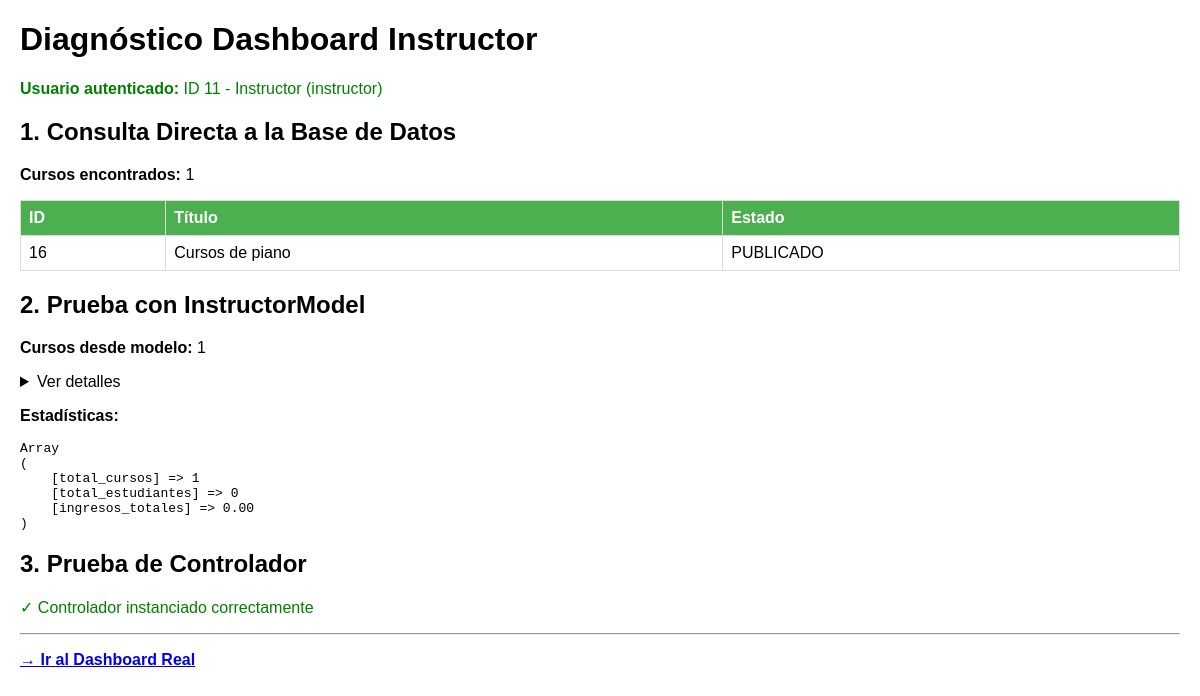
The app's page /public/test_dashboard.php (signed in), older data.
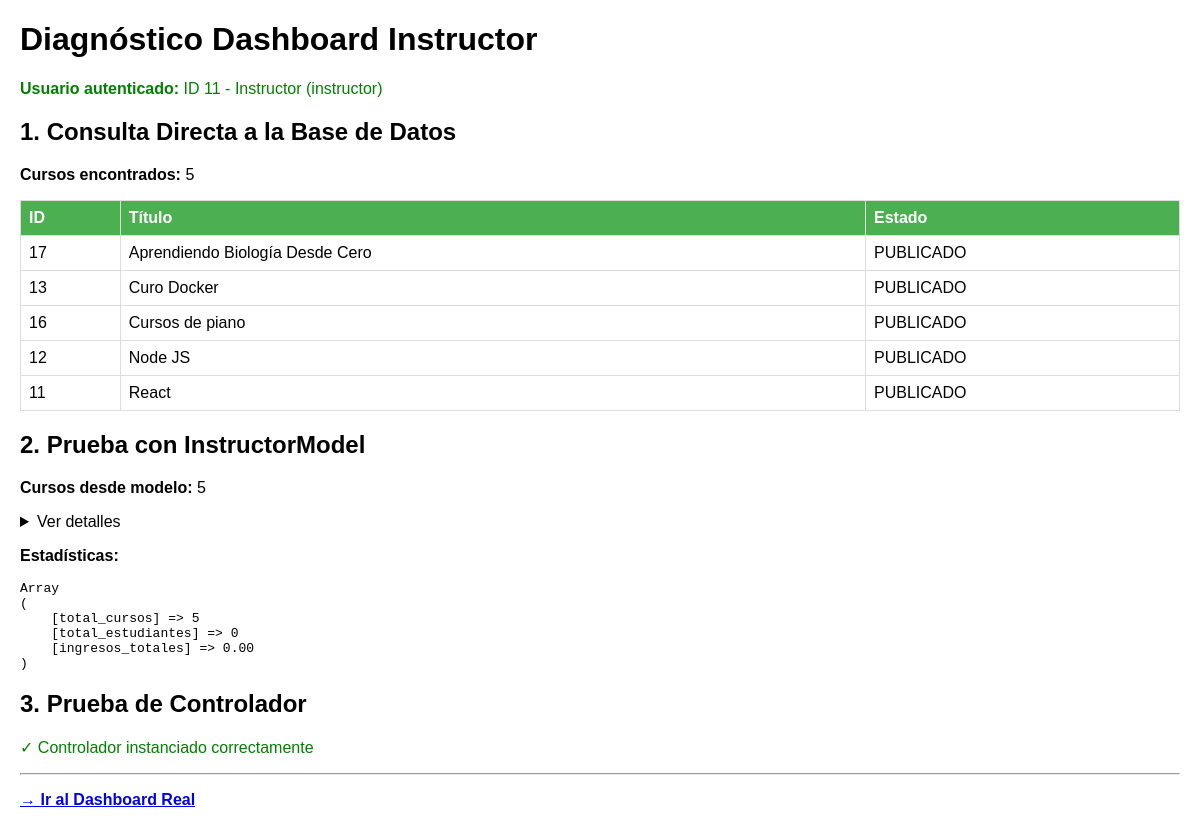
The same page, newer data.
### tables this page shows
CREATE TABLE `cursos` (
  `id_curso` int(11) NOT NULL,
  `id_instructor` int(11) NOT NULL,
  `titulo` varchar(150) NOT NULL,
  `slug` varchar(170) NOT NULL,
  `portada` varchar(255) DEFAULT NULL,
  `descripcion` text NOT NULL,
  `duracion` varchar(50) DEFAULT NULL,
  `modalidad` enum('PRESENCIAL','VIRTUAL','HIBRIDA') NOT NULL DEFAULT 'VIRTUAL',
  `precio` decimal(10,2) NOT NULL DEFAULT 0.00,
  `fecha_inicio` date DEFAULT NULL,
  `cupos` int(11) NOT NULL DEFAULT 0,
  `estado` enum('BORRADOR','PENDIENTE','PUBLICADO','ARCHIVADO') NOT NULL DEFAULT 'BORRADOR',
  `creado_en` datetime NOT NULL DEFAULT current_timestamp(),
  `actualizado_en` datetime NOT NULL DEFAULT current_timestamp(),
  `id_categoria` int(11) DEFAULT NULL
);

### models/BaseModel.php (called while the page is built, shortened)
<?php
class BaseModel {
    public function __construct($pdo) {
        $this->pdo = $pdo;
    }
}
?>

### models/InstructorModel.php (called while the page is built, shortened)
<?php
require_once __DIR__ . '/BaseModel.php';
class Instructor extends BaseModel {
    public function getStatsInstructor($instructor_id) {
        try {
            $query = $this->pdo->prepare("
                SELECT
                    COUNT(DISTINCT c.id_curso) as total_cursos,
                    COUNT(DISTINCT i.id_inscripcion) as total_estudiantes,
                    COALESCE(SUM(CASE
                        WHEN p.estado = 'APROBADO' THEN p.monto
                        ELSE 0
                    END), 0) as ingresos_totales
                FROM cursos c
                LEFT JOIN inscripciones i ON c.id_curso = i.id_curso
                LEFT JOIN pagos p ON i.id_inscripcion = p.id_inscripcion
                WHERE c.id_instructor = ?
            ");
            $query->execute([$instructor_id]);
            $result = $query->fetch(PDO::FETCH_ASSOC);
            return $result ?: [
                'total_cursos' => 0,
                'total_estudiantes' => 0,
                'ingresos_totales' => 0
            ];
        } catch (PDOException $e) {
            error_log("ERROR en getStatsInstructor: " . $e->getMessage());
            return [
                'total_cursos' => 0,
                'total_estudiantes' => 0,
                'ingresos_totales' => 0
            ];
        }
    }
    public function getCursosInstructor($instructor_id) {
        try {
            $query = $this->pdo->prepare("
                SELECT
                    c.id_curso,
                    c.titulo,
                    c.descripcion,
                    c.duracion,
                    c.precio,
                    c.estado,
                    c.modalidad,
                    c.cupos,
                    c.portada,
                    c.fecha_inicio,
                    COUNT(DISTINCT i.id_inscripcion) as total_inscritos,
                    COALESCE(AVG(r.calificacion), 0) as calificacion_promedio,
                    u.nombre_completo as nombre_instructor,
                    cat.nombre as categoria
                FROM cursos c
                LEFT JOIN inscripciones i ON c.id_curso = i.id_curso
                LEFT JOIN resenas r ON c.id_curso = r.id_curso
                LEFT JOIN usuarios u ON c.id_instructor = u.id_usuario
                LEFT JOIN categorias cat ON c.id_categoria = cat.id_categoria
                WHERE c.id_instructor = ?
                GROUP BY c.id_curso
                ORDER BY c.creado_en DESC
            ");
            $query->execute([$instructor_id]);
            $cursos = $query->fetchAll(PDO::FETCH_ASSOC);
            return $cursos;
        } catch (PDOException $e) {
            error_log("ERROR en getCursosInstructor: " . $e->getMessage());
            return [];
        }
    }
}
?>

### public/test_dashboard.php (the view, shortened to what this page needs)
<?php
echo "<!DOCTYPE html><html><head><meta charset='UTF-8'><title>Test Dashboard</title>";
echo "</head><body>";
echo "<h1>Diagnóstico Dashboard Instructor</h1>";
$instructor_id = $_SESSION['user_id'];
echo "<div class='success'><strong>Usuario autenticado:</strong> ID $instructor_id - " . $_SESSION['user_nombre'] . " (" . $_SESSION['user_rol'] . ")</div>";
require_once __DIR__ . '/../config/database.php';
echo "<h2>1. Consulta Directa a la Base de Datos</h2>";
try {
    $stmt = $pdo->prepare("SELECT id_curso, titulo, estado FROM cursos WHERE id_instructor = ?");
    $stmt->execute([$instructor_id]);
    $cursos = $stmt->fetchAll(PDO::FETCH_ASSOC);
    echo "<p><strong>Cursos encontrados:</strong> " . count($cursos) . "</p>";
    if (count($cursos) > 0) {
        echo "<table><tr><th>ID</th><th>Título</th><th>Estado</th></tr>";
        foreach ($cursos as $curso) {
            echo "<tr><td>{$curso['id_curso']}</td><td>{$curso['titulo']}</td><td>{$curso['estado']}</td></tr>";
        }
        echo "</table>";
    } else {
        echo "<p class='warning'>No se encontraron cursos</p>";
    }
} catch (Exception $e) {
    echo "<p class='error'>Error: " . $e->getMessage() . "</p>";
}
echo "<h2>2. Prueba con InstructorModel</h2>";
try {
    require_once __DIR__ . '/../models/InstructorModel.php';
    $instructorModel = new Instructor($pdo);
    $cursos_modelo = $instructorModel->getCursosInstructor($instructor_id);
    echo "<p><strong>Cursos desde modelo:</strong> " . count($cursos_modelo) . "</p>";
    if (count($cursos_modelo) > 0) {
        echo "<details><summary>Ver detalles</summary><pre>" . print_r($cursos_modelo, true) . "</pre></details>";
    }
    $stats = $instructorModel->getStatsInstructor($instructor_id);
    echo "<p><strong>Estadísticas:</strong></p><pre>" . print_r($stats, true) . "</pre>";
} catch (Exception $e) {
    echo "<p class='error'>Error: " . $e->getMessage() . "</p>";
}
echo "<h2>3. Prueba de Controlador</h2>";
try {
    echo "<p class='success'>✓ Controlador instanciado correctamente</p>";
} catch (Exception $e) {
    echo "<p class='error'>✗ Error: " . $e->getMessage() . "</p>";
}
echo "<hr><p><strong><a href='instructor_router.php'>→ Ir al Dashboard Real</a></strong></p>";
echo "</body></html>";
?>

Row changes from the older to the newer data that the page shows:
added cursos: id_curso "17", titulo "Aprendiendo Biología Desde Cero", estado "PUBLICADO"
now on this page (row edited): cursos: id_curso "13", titulo "Curo Docker", estado "PUBLICADO"
now on this page (row edited): cursos: id_curso "12", titulo "Node JS", estado "PUBLICADO"
now on this page (row edited): cursos: id_curso "11", titulo "React", estado "PUBLICADO"
Text that changed along with them:
count($cursos): "1" → "5"
count($cursos_modelo): "1" → "5"
print_r($stats, true): "Array ( [total_cursos] => 1 [total_estudiantes] => 0 [ingresos_totales] => 0.00 )" → "Array ( [total_cursos] => 5 [total_estudiantes] => 0 [ingresos_totales] => 0.00 )"
